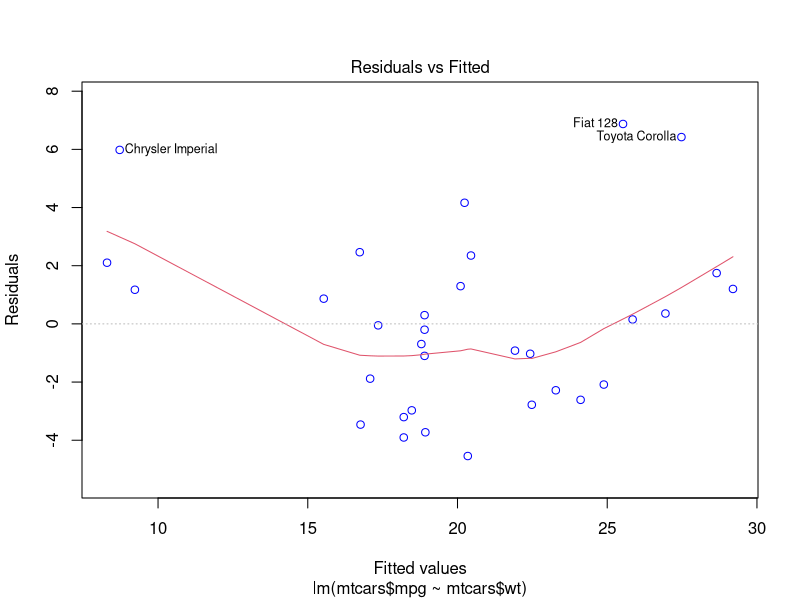
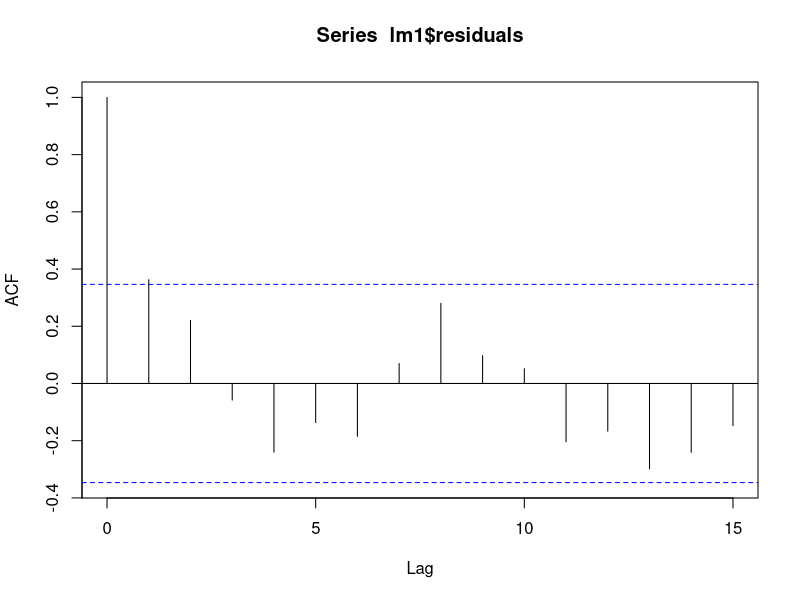
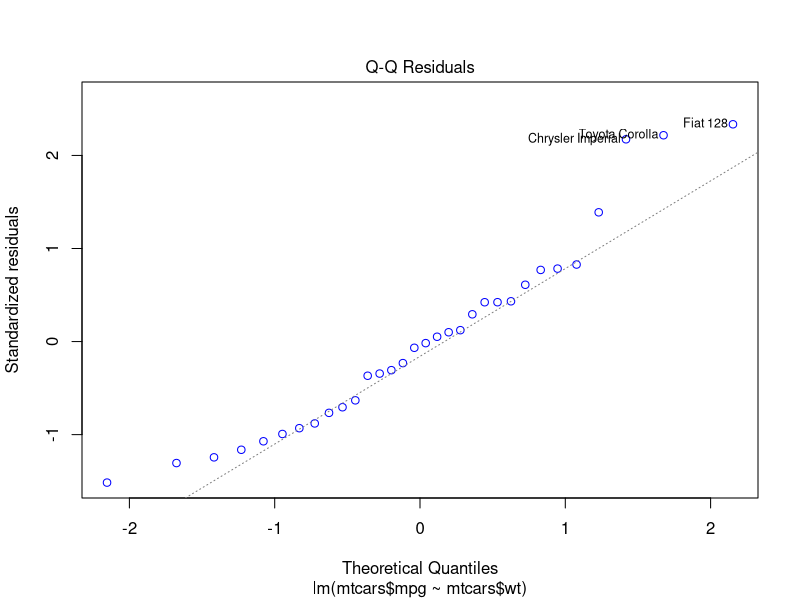
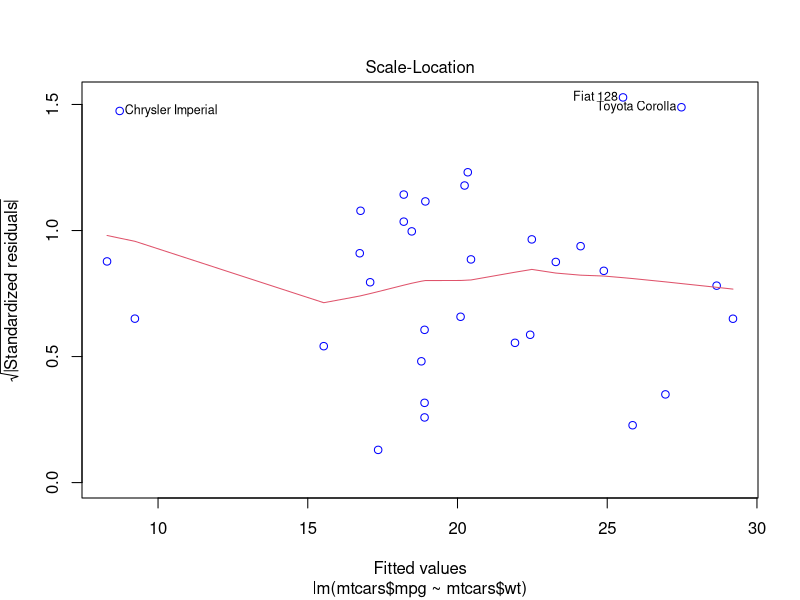

The R script that drew these images, in order: (Note: this script raises an error after producing the figures.)
# load mtcars data
str(mtcars)

shapiro.test(mtcars$mpg)
# data:  mtcars$mpg
# W = 0.94756, p-value = 0.1229

# since p > 0.05, which confirms that the dependent variable follows normal distribution

## Test correlation between mpg and wt
cor.test(mtcars$mpg, mtcars$wt)

# sample estimates:
#   cor 
# -0.8676594 

# we can see that there is high negative linear relationship

# Now fit the linear model
lm1 <- lm(mtcars$mpg~mtcars$wt, data = mtcars)
lm1
summary(lm1)

# The weight variables explains about 75 % of the mpg variable
# Multiple R-squared:  0.7528, > 0.5, ok
# The coefficient of determination R-square = 0.75 means dependent variable is 
# p-value p-value: 1.294e-10 < 0.05, ok
# 1 kg increase in weight decreases the mileage by 5.34

# LINE test of residuals
# 1. Linearity of resiuals test
# Graphical (suggestive)
plot(lm1, which = 1, col=c("blue"))

# Calcualtion (confirmative )
summary(lm1$residuals)
# Min. 1st Qu.  Median    Mean 3rd Qu.    Max. 
# -4.5432 -2.3647 -0.1252  0.0000  1.4096  6.8727
# Since mean is 0 , so it confirms the linearity of residual. 

# 2. Independence of residuals
# Graphical
acf(lm1$residuals)
#  Updown, shows that the variables are independent

# Calcualtion
# packages.install(cars)
library(car)
durbinWatsonTest(lm1)

#  p-value < 0.05, there is not independence. ie. the residuals are dependent, ie the assumption failed

#3. Test of normality of residuals
# Graphical
plot(lm1, which = 2, col=c("blue"))

# Confirmative test
shapiro.test(lm1$residuals)
# data:  lm1$residuals
# W = 0.94508, p-value = 0.1044
# p-value > 0.05 , means that the residuals follow normal distribution

# 4. Equal variance (homoscedasticity)
plot(lm1, which = 3, col=c("blue"))
#  if random then equal variance else not equal variance. it seems random

# confirmative test
# install.packages("lmtest")
library(lmtest)
bptest(lm1)
# data:  lm1$residuals
# W = 0.94508, p-value = 0.1044
# p-value is > 0.05, so there is equal variance

#  IF LINE is valid After BLUE then we can predict
p<- as.data.frame(6)
colnames(p) <- "wt"
predict(p)


# Outliers, Leverage points, and influential observations in linear model
plot(lm1, which=4, col=c("blue"))
